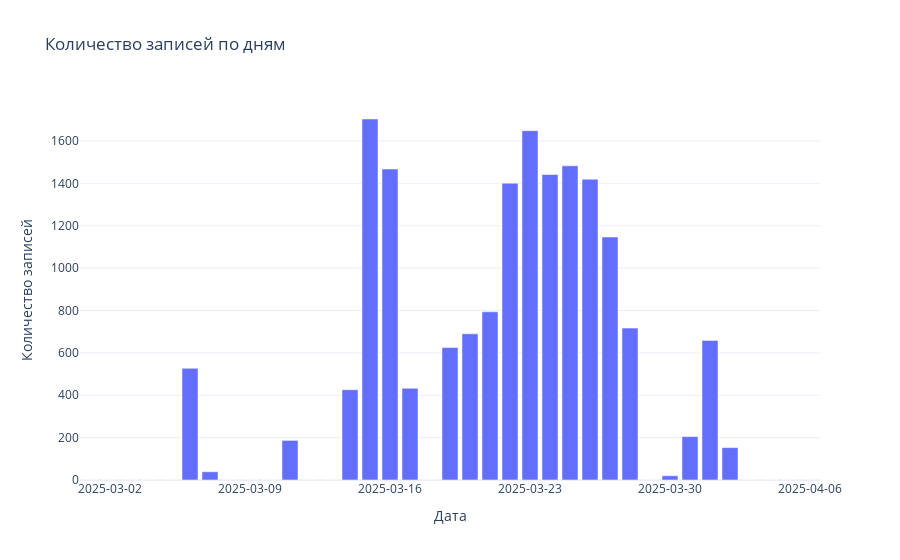

Notebook source saved alongside this figure:
### Code cell
count_of_records('data/cars/число записей по дням дели.csv')
